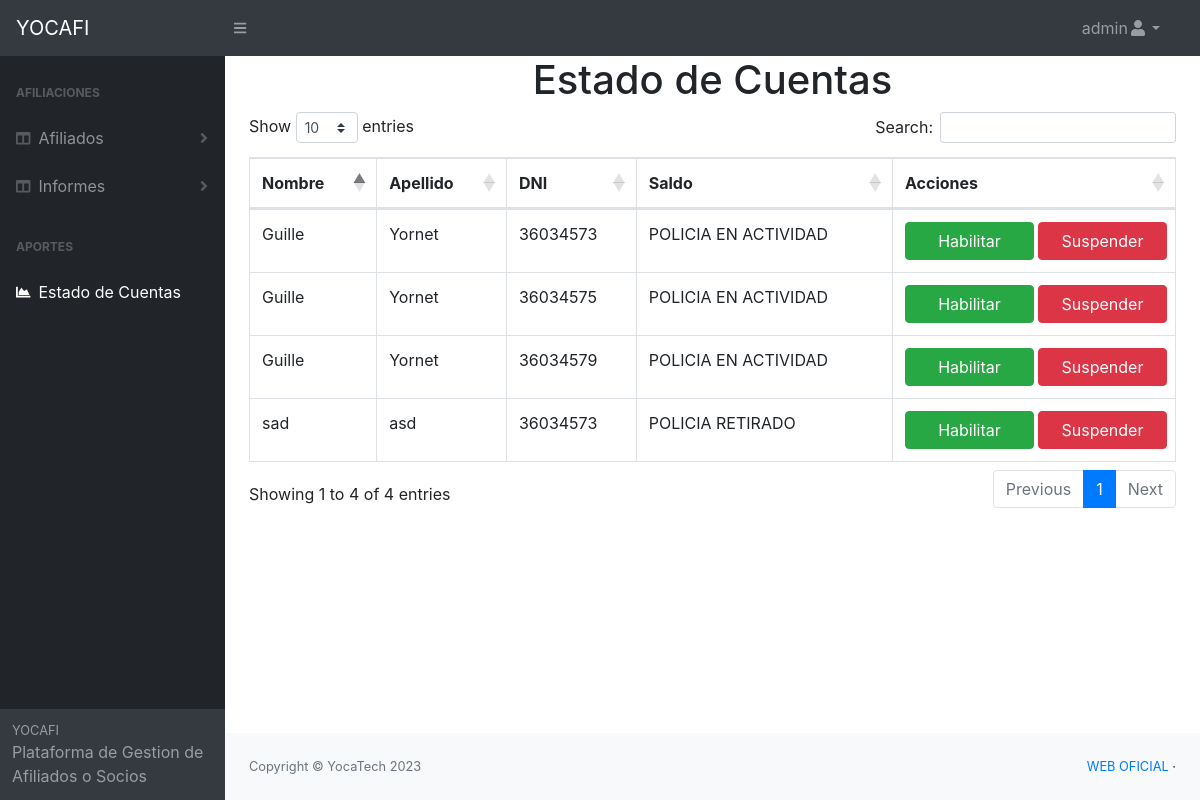
The page /pages/estados_cuentas.php (signed in) on the database its author committed.
### tables this page shows
CREATE TABLE `afiliado_titular` (
  `id` int(11) NOT NULL,
  `nombre` text NOT NULL,
  `apellido` text NOT NULL,
  `dni` text NOT NULL,
  `fecha_nacimiento` date NOT NULL,
  `domicilio` text NOT NULL,
  `telefono` text NOT NULL,
  `email` text DEFAULT NULL,
  `departamento` text NOT NULL,
  `estado_civil` text NOT NULL,
  `genero` text NOT NULL,
  `tipo_socio` text NOT NULL,
  `servicio_salud` varchar(10) NOT NULL DEFAULT 'NO',
  `socio_vitalicio` varchar(10) NOT NULL DEFAULT 'NO',
  `padron` text NOT NULL,
  `sector_laboral` text NOT NULL,
  `fecha_carga` date NOT NULL DEFAULT current_timestamp(),
  `hora_carga` time NOT NULL DEFAULT current_timestamp(),
  `usuario_carga` text NOT NULL,
  `estado` text NOT NULL,
  `observacion` text DEFAULT NULL,
  `fecha_estado` date DEFAULT NULL,
  `hora_estado` time DEFAULT NULL,
  `fecha_baja` date DEFAULT NULL,
  `hora_baja` time DEFAULT NULL
);

### pages/estados_cuentas.php (the view, shortened to what this page needs)
<?php
    require 'conexion.php';
    $hoy=date('d-m-Y');
    $sql = "SELECT * FROM afiliado_titular";
    $resultado = $mysqli->query($sql);
?>
<?php
    include "header.php";
?>
    <body class="sb-nav-fixed">
    <?php
    include "nav_principal.php";
    ?>
        <div id="layoutSidenav">
           <?php
           include "inc_nav.php";
           ?>
            <div id="layoutSidenav_content">
                <main>
                    <h1 class="text-center">Estado de Cuentas</h1>
    <div class="container">
       <div class="row">
           <div class="col-lg-12">
            <table id="example" class="table table-bordered  display nowrap" cellspacing="0" width="100%">
                <thead>
                    <tr>
                        <th>Nombre</th>
                        <th>Apellido</th>
                        <th>DNI</th>
                        <th>Saldo</th>
                        <th>Acciones</th>
                    </tr>
                </thead>
                <tbody>
                   <?php while ($row = $resultado->fetch_assoc()) { ?>
                    <tr>
                        <td><?php echo $row['nombre']; ?></td>
                        <td><?php echo $row['apellido']; ?></td>
                        <td><?php echo $row['dni']; ?></td>
                        <td><?php echo $row['tipo_socio']; ?></td>
                        <?php
                         if ($row['estado']==1) {?>
                             <td style='background-color:#D4F7D4'><span class="badge badge-success badge-pill col-6"> Habilitado</span><a href="dar_habilitacion.php?id=<?php echo $row['id']; ?>&nombre=<?php echo $row['nombre']; ?>&apellido=<?php echo $row['apellido']; ?>&fecha=<?php echo $hoy; ?>&estado=<?php echo 'Suspendido'; ?>"class='btn btn-danger col-6'>Suspender</a></td>
                        <?php
                         } else {
                        ?>
                           <td> <a href="dar_habilitacion.php?id=<?php echo $row['id']; ?>&nombre=<?php echo $row['nombre']; ?>&apellido=<?php echo $row['apellido']; ?>&dni=<?php echo $row['dni']; ?>&telefono=<?php echo $row['telefono']; ?>&fecha=<?php echo $hoy; ?>&estado=<?php echo 'Habilitado'; ?>" class='btn btn-success col-6 mr-1'>Habilitar</a><a href="dar_habilitacion.php?id=<?php echo $row['id']; ?>&nombre=<?php echo $row['nombre']; ?>&apellido=<?php echo $row['apellido']; ?>&dni=<?php echo $row['dni']; ?>&telefono=<?php echo $row['telefono']; ?>&fecha=<?php echo $hoy; ?>&estado=<?php echo 'Suspendido'; ?>"class='btn btn-danger col-6 '>Suspender</a></td>
                        <?php } ?>
                    </tr>
                    <?php } ?>
                </tbody>
            </table>
           </div>
       </div>
    </div>
                </main>
                <?php
                    include "footer.php";
                ?>
            </div>
        </div>
    </body>
</html>

### rows shown on the page
afiliado_titular: nombre "Guille", apellido "Yornet", dni "36034573", tipo_socio "POLICIA EN ACTIVIDAD"
afiliado_titular: nombre "sad", apellido "asd", dni "36034573", tipo_socio "POLICIA RETIRADO"
afiliado_titular: nombre "Guille", apellido "Yornet", dni "36034575", tipo_socio "POLICIA EN ACTIVIDAD"
afiliado_titular: nombre "Guille", apellido "Yornet", dni "36034579", tipo_socio "POLICIA EN ACTIVIDAD"

### other values the page prints
$usuario "admin"
